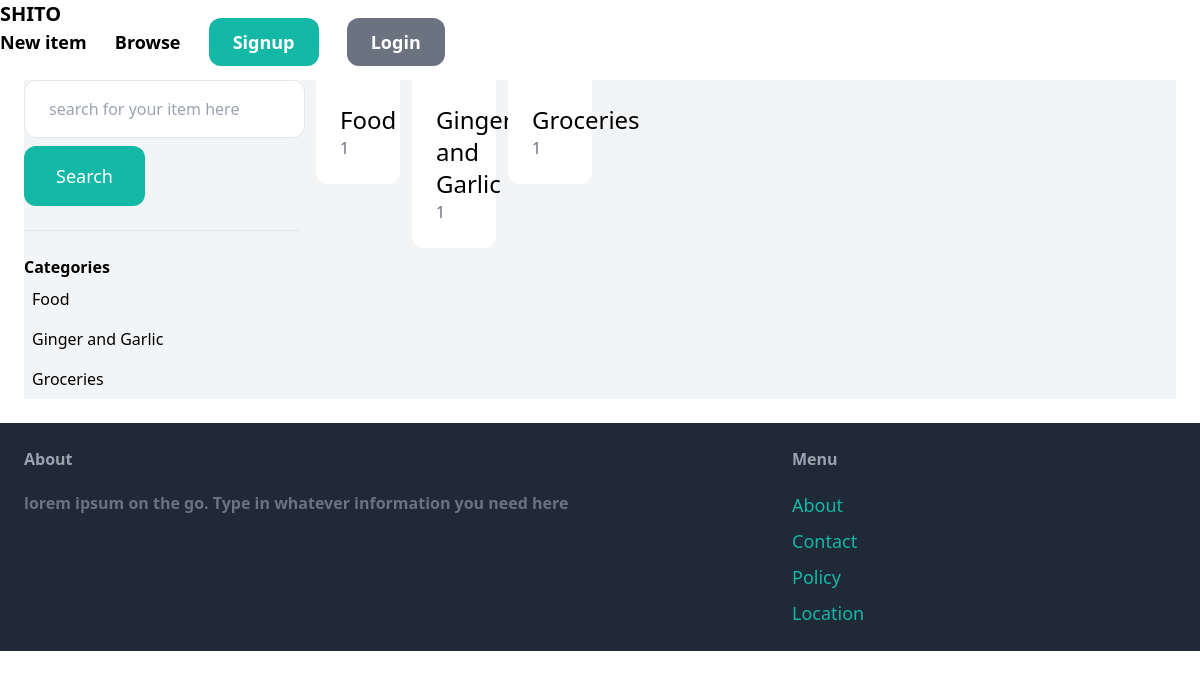
The page /item/ on the database its author committed.
### item/models.py (models this page shows, shortened)
class Category(models.Model):
    name = models.CharField(max_length=255)
    class Meta:
        ordering= ('name',)
        verbose_name_plural ='Categories'

### item/views.py (the view)
# urls.py: path('', views.browse, name='browse' ),
def browse(request):
    query = request.GET.get('query', '')
    items = Item.objects.filter(is_sold=False)
    categories = Category.objects.all()
    if query:
        items = items.filter(Q(name__icontains = query) | Q(description__icontains = query))
    return render(request, 'item/browse.html', {
        'items': items,
        'query': query,
        'categories': categories,
    })

### item/templates/item/browse.html (shortened to what this page needs)
{% extends 'Spice/base.html' %}
{% block content %}
    <div class='pd-6 grid grid-cols-4 gap-4 bg-gray-100' >
        <div class='col-span-1'>
            <form  method= "get"  action = "{% url 'item:browse' %}">
                <input type="text" name= "query" class= 'w--full py-4 px-6 border rounded-xl' value="{{query}}" placeholder="search for your item here">
                    <button class= "mt-2 py-4 px-8 text-lg bg-teal-500 text-white rounded-xl"> Search</button>
            </form>
            <hr class = "my-6">
            <p class= "font-semibold">Categories</p>
                <ul>
                    {% for cat in categories %}
                        <li class="py-2 px-2 rounded-xl ">
                            <a href= {% url 'item:browse' %}? query={{query}} & category= {{cat.id}}   > {{cat.name}} </a>
                        </li>
                    {% endfor %}
        </div>
        <div calass='col-span-3'>
                    <div class= "grid grid-cols-3 gap-3">
                        {% for cat  in categories %}
                        <div>
                            <a href='#'>
                                <div class="p-6 bg-white rounded-b-xl">
                                    <h2 class="text-2xl">{{cat.name}}</h2>
                                    <p class = "text-gray-500">  {{cat.items.count}}</p>
                                </div>
                            </a>
                        </div>
                        {% endfor %}
                    </div>
        </div>
    </div>
{% endblock content %}

### rows shown on the page
Category: name "Food", items.count "1"
Category: name "Ginger and Garlic", items.count "1"
Category: name "Groceries", items.count "1"
